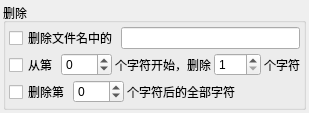
<?xml version="1.0" encoding="UTF-8"?>
<ui version="4.0">
 <class>Form</class>
 <widget class="QWidget" name="Form">
  <property name="geometry">
   <rect>
    <x>0</x>
    <y>0</y>
    <width>301</width>
    <height>108</height>
   </rect>
  </property>
  <property name="windowTitle">
   <string>Form</string>
  </property>
  <layout class="QVBoxLayout" name="verticalLayout">
   <property name="spacing">
    <number>3</number>
   </property>
   <property name="leftMargin">
    <number>3</number>
   </property>
   <property name="topMargin">
    <number>3</number>
   </property>
   <property name="rightMargin">
    <number>3</number>
   </property>
   <property name="bottomMargin">
    <number>3</number>
   </property>
   <item>
    <widget class="QGroupBox" name="groupBox">
     <property name="title">
      <string>删除</string>
     </property>
     <layout class="QVBoxLayout" name="verticalLayout_2">
      <property name="spacing">
       <number>3</number>
      </property>
      <property name="leftMargin">
       <number>3</number>
      </property>
      <property name="topMargin">
       <number>3</number>
      </property>
      <property name="rightMargin">
       <number>3</number>
      </property>
      <property name="bottomMargin">
       <number>3</number>
      </property>
      <item>
       <layout class="QHBoxLayout" name="horizontalLayout_2" stretch="0,1">
        <property name="spacing">
         <number>3</number>
        </property>
        <item>
         <widget class="QCheckBox" name="checkBox_delete_character">
          <property name="text">
           <string>删除文件名中的</string>
          </property>
         </widget>
        </item>
        <item>
         <widget class="QLineEdit" name="lineEdit_delete_character"/>
        </item>
       </layout>
      </item>
      <item>
       <layout class="QHBoxLayout" name="horizontalLayout">
        <property name="spacing">
         <number>3</number>
        </property>
        <item>
         <widget class="QCheckBox" name="checkBox_delete_index">
          <property name="text">
           <string>从第</string>
          </property>
         </widget>
        </item>
        <item>
         <widget class="QSpinBox" name="spinBox_index">
          <property name="minimum">
           <number>-999</number>
          </property>
          <property name="maximum">
           <number>999</number>
          </property>
         </widget>
        </item>
        <item>
         <widget class="QLabel" name="label">
          <property name="text">
           <string>个字符开始，删除</string>
          </property>
         </widget>
        </item>
        <item>
         <widget class="QSpinBox" name="spinBox_delete_count">
          <property name="minimum">
           <number>1</number>
          </property>
          <property name="maximum">
           <number>999</number>
          </property>
         </widget>
        </item>
        <item>
         <widget class="QLabel" name="label_2">
          <property name="text">
           <string>个字符</string>
          </property>
         </widget>
        </item>
        <item>
         <spacer name="horizontalSpacer">
          <property name="orientation">
           <enum>Qt::Horizontal</enum>
          </property>
          <property name="sizeHint" stdset="0">
           <size>
            <width>40</width>
            <height>20</height>
           </size>
          </property>
         </spacer>
        </item>
       </layout>
      </item>
      <item>
       <layout class="QHBoxLayout" name="horizontalLayout_3" stretch="0,0,1">
        <property name="spacing">
         <number>3</number>
        </property>
        <item>
         <widget class="QCheckBox" name="checkBox_delete_index_after">
          <property name="text">
           <string>删除第</string>
          </property>
         </widget>
        </item>
        <item>
         <widget class="QSpinBox" name="spinBox_index_del_after">
          <property name="minimum">
           <number>-999</number>
          </property>
          <property name="maximum">
           <number>999</number>
          </property>
         </widget>
        </item>
        <item>
         <widget class="QLabel" name="label_3">
          <property name="text">
           <string>个字符后的全部字符</string>
          </property>
         </widget>
        </item>
       </layout>
      </item>
     </layout>
    </widget>
   </item>
  </layout>
 </widget>
 <resources/>
 <connections/>
</ui>
